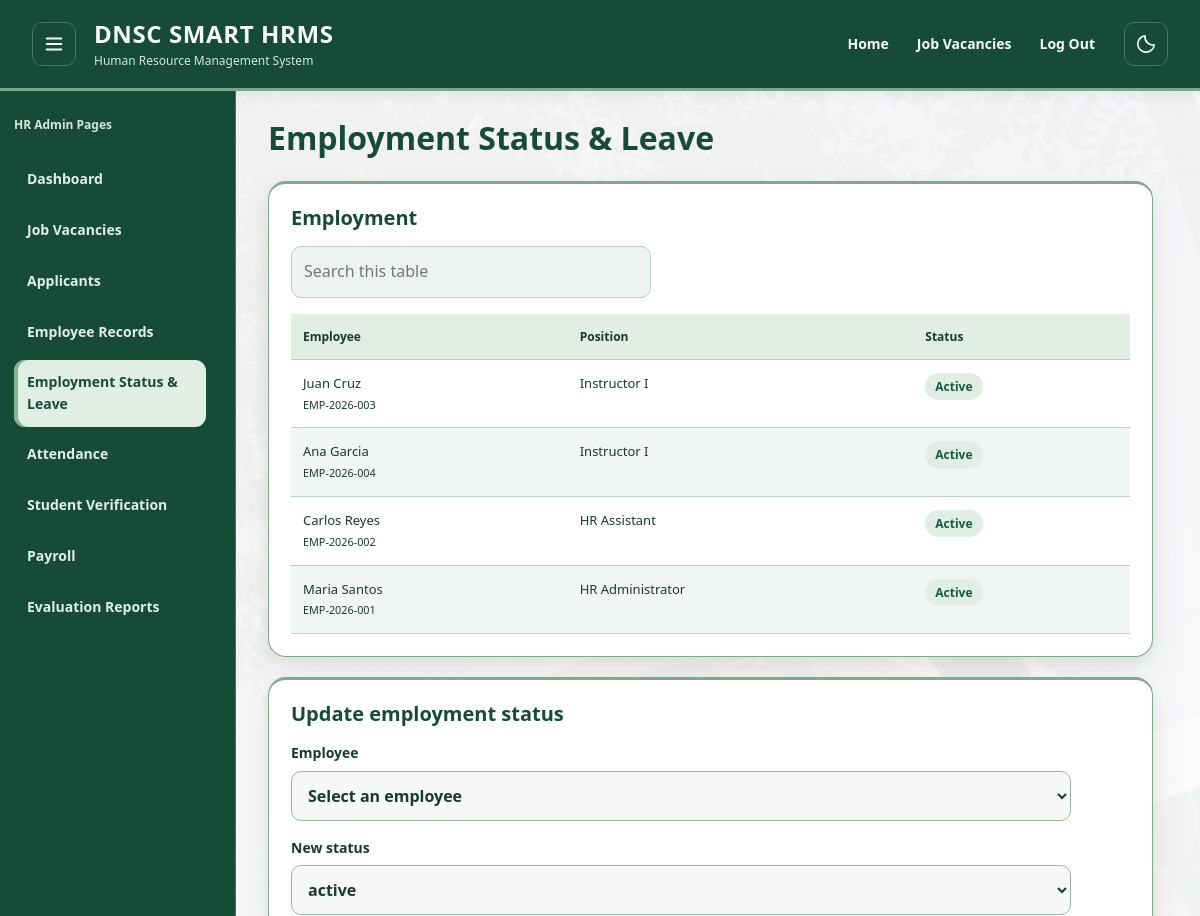
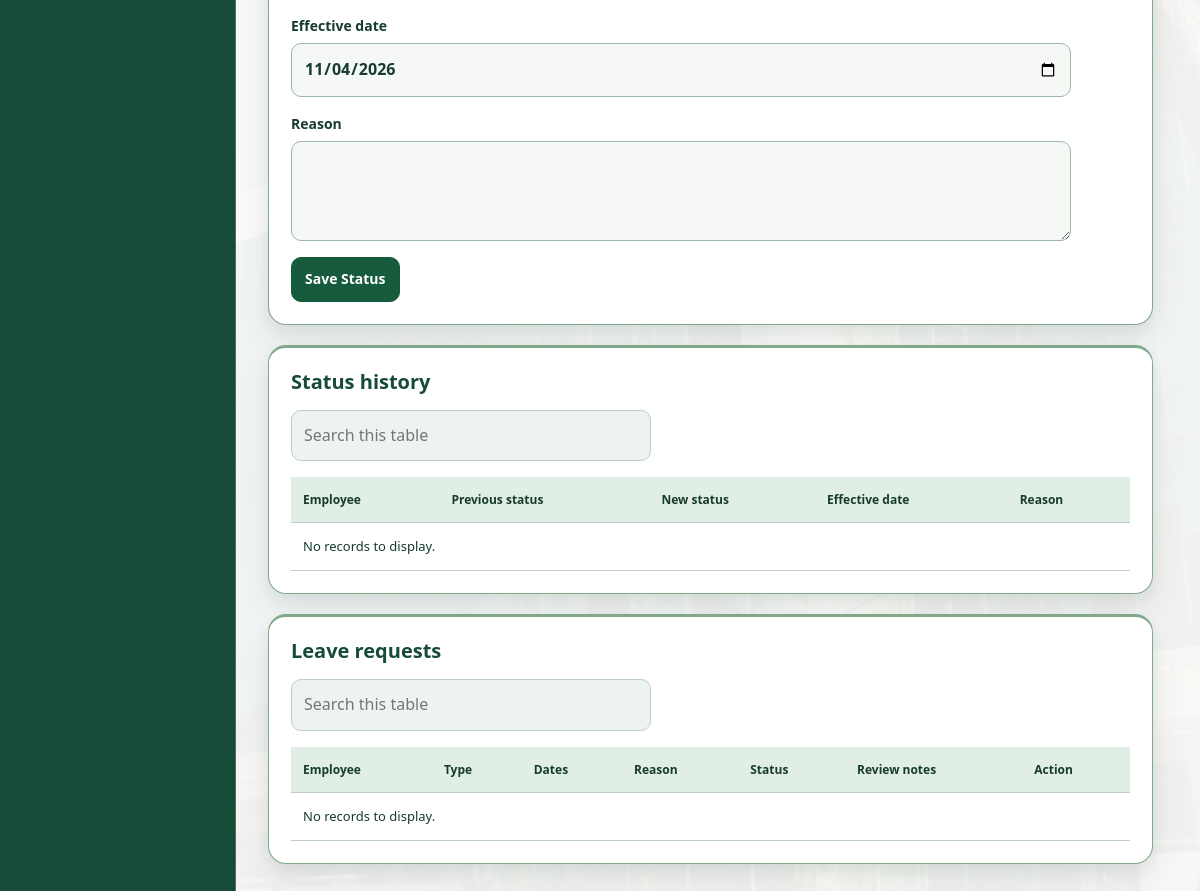
The page /hr-admin/HR_Admin_Employee_Status.php (signed in) on the database its author committed (2 pictures, top to bottom).
### tables this page shows
CREATE TABLE `employees` (
  `id` bigint(20) NOT NULL,
  `user_id` bigint(20) NOT NULL,
  `employee_number` varchar(30) NOT NULL,
  `rfid_card_number` varchar(50) DEFAULT NULL,
  `first_name` varchar(50) NOT NULL,
  `middle_name` varchar(50) DEFAULT NULL,
  `last_name` varchar(50) NOT NULL,
  `department_id` bigint(20) NOT NULL,
  `position_title` varchar(100) NOT NULL,
  `is_faculty` tinyint(1) DEFAULT 1,
  `date_hired` date NOT NULL,
  `current_status` enum('active','on_leave','resigned','terminated') DEFAULT 'active',
  `created_at` timestamp NOT NULL DEFAULT current_timestamp(),
  `updated_at` timestamp NOT NULL DEFAULT current_timestamp() ON UPDATE current_timestamp()
);

### hr-admin/HR_Admin_Employee_Status.php (the view, shortened to what this page needs)
<?php
$pdo = db();
function e($v): string
{
  return htmlspecialchars((string)$v, ENT_QUOTES, 'UTF-8');
}
function status_text(?string $s): string
{
  return $s === null || $s === '' ? '—' : ucfirst(str_replace('_', ' ', $s));
}
$form = [
  'employee_id'    => '',
  'status'         => 'active',
  'effective_date' => date('Y-m-d'),
  'reason'         => '',
];
$employees = $pdo->query(
  'SELECT id, employee_number, first_name, last_name, position_title, current_status
       FROM employees ORDER BY last_name, first_name'
)->fetchAll();
$histories = $pdo->query(
  'SELECT h.*, e.first_name, e.last_name
       FROM employee_status_histories h
       JOIN employees e ON e.id = h.employee_id
      ORDER BY h.effective_date DESC, h.id DESC'
)->fetchAll();
$leaves = $pdo->query(
  'SELECT l.*, e.first_name, e.last_name, e.employee_number
       FROM leave_requests l
       JOIN employees e ON e.id = l.employee_id
      ORDER BY (l.status = \'pending\') DESC, l.created_at DESC, l.id DESC'
)->fetchAll();
?>
<!doctype html>
<html lang="en" data-theme="light" data-ready="true">
<head>
  <link rel="stylesheet" href="../assets/navigation.css">
  <link rel="stylesheet" href="../assets/light-theme.css?v=20261028-unified-employee">
</head>
<body class="sidebar-shell">
  <header class="hrms-header has-sidebar-menu"><button type="button" class="hrms-menu icon-button" id="menu-toggle" aria-controls="portal-sidebar" aria-expanded="true" aria-label="Collapse navigation" title="Collapse navigation"><svg viewBox="0 0 24 24" width="22" height="22" fill="none" stroke="currentColor" stroke-width="2" stroke-linecap="round" aria-hidden="true">
        <path d="M4 6h16M4 12h16M4 18h16" />
      </svg></button><a class="hrms-brand" href="../index.html"><strong>DNSC SMART HRMS</strong><span>Human Resource Management System</span></a>
    <nav class="hrms-public-nav" aria-label="Main navigation"><a href="../index.html">Home</a><a href="../job-vacancies.html">Job Vacancies</a><a href="../authentication/logout.php" aria-label="Log out and return to sign in">Log Out</a></nav><button type="button" class="icon-button" id="theme-mode" aria-label="Switch to dark mode"></button>
  </header>
  <div class="demo-layout hrms-layout">
    <aside class="demo-sidebar hrms-sidebar" id="portal-sidebar">
      <p class="account-name">HR Admin Pages</p>
      <nav aria-label="Section navigation"><a href="HR_Admin_Dashboard.php">Dashboard</a><a href="HR_Admin_Job_Vacancies.php">Job Vacancies</a><a href="HR_Admin_Applicant_Management.php">Applicants</a><a href="HR_Admin_Employee_Records.php">Employee Records</a><a href="HR_Admin_Employee_Status.php" aria-current="page">Employment Status &amp; Leave</a><a href="HR_Admin_Attendance_Management.php">Attendance</a><a href="HR_Admin_Student_Verification.php">Student Verification</a><a href="HR_Admin_Payroll.php">Payroll</a><a href="HR_Admin_Evaluation_Reports.php">Evaluation Reports</a></nav>
    </aside>
    <main class="demo-main" id="main-content">
      <header class="demo-heading">
        <h1>Employment Status &amp; Leave</h1>
      </header>
      <section class="demo-panel">
        <h2>Employment</h2>
        <div class="demo-table-wrap">
          <table>
            <thead>
              <tr>
                <th scope="col">Employee</th>
                <th scope="col">Position</th>
                <th scope="col">Status</th>
              </tr>
            </thead>
            <tbody>
              <?php foreach ($employees as $emp): ?>
                <tr>
                  <td>
                    <div><?= e($emp['first_name'] . ' ' . $emp['last_name']) ?></div>
                    <div><small><?= e($emp['employee_number']) ?></small></div>
                  </td>
                  <td><?= e($emp['position_title']) ?></td>
                  <td><span class="demo-badge"><?= e(status_text($emp['current_status'])) ?></span></td>
                </tr>
              <?php endforeach; ?>
            </tbody>
          </table>
        </div>
      </section>
      <section class="demo-panel">
        <h2>Update employment status</h2>
        <form class="demo-form" method="post" action="<?= e(basename(__FILE__)) ?>" aria-label="Form details"><label>Employee<select name="employee_id" required>
              <option value="" <?= $form['employee_id'] === '' ? ' selected' : '' ?>>Select an employee</option>
            </select></label><label>New status<select name="status" required>
              <?php foreach (STATUSES as $s): ?>
                <option value="<?= e($s) ?>" <?= $form['status'] === $s ? ' selected' : '' ?>><?= e($s) ?></option>
              <?php endforeach; ?>
            </select></label><label>Effective date<input name="effective_date" type="date" value="<?= e($form['effective_date']) ?>" required></label><label>Reason<textarea name="reason" required maxlength="30000"><?= e($form['reason']) ?></textarea></label>
          <div><button class="demo-button primary" type="submit">Save Status</button></div>
        </form>
      </section>
      <section class="demo-panel">
        <h2>Status history</h2>
        <div class="demo-table-wrap">
          <table>
            <thead>
              <tr>
                <th scope="col">Employee</th>
                <th scope="col">Previous status</th>
                <th scope="col">New status</th>
                <th scope="col">Effective date</th>
                <th scope="col">Reason</th>
              </tr>
            </thead>
            <tbody>
              <?php if (!$histories): ?>
                <tr>
                  <td colspan="5">No records to display.</td>
                </tr>
              <?php endif; ?>
            </tbody>
          </table>
        </div>
      </section>
      <section class="demo-panel">
        <h2>Leave requests</h2>
        <div class="demo-table-wrap">
          <table>
            <thead>
              <tr>
                <th scope="col">Employee</th>
                <th scope="col">Type</th>
                <th scope="col">Dates</th>
                <th scope="col">Reason</th>
                <th scope="col">Status</th>
                <th scope="col">Review notes</th>
                <th scope="col">Action</th>
              </tr>
            </thead>
            <tbody>
              <?php if (!$leaves): ?>
                <tr>
                  <td colspan="7">No records to display.</td>
                </tr>
              <?php endif; ?>
            </tbody>
          </table>
        </div>
      </section>
    </main>
  </div>
</body>
</html>

### assets/navigation.css (style rules this page uses)
html:has(body.sidebar-shell) { height:100%;overflow:hidden }
body.sidebar-shell { height:100vh;height:100dvh;min-height:0;margin:0;padding:0;display:flex;flex-direction:column;overflow:hidden;font-family:'DM Sans','Segoe UI',sans-serif!important;font-size:14px!important;font-weight:400;line-height:1.6!important }
body.sidebar-shell>header.hrms-header { flex:none;display:grid;grid-template-columns:44px minmax(180px,1fr) auto 44px;align-items:center;gap:18px;width:100%;margin:0;padding:18px 32px;border-bottom:1px solid var(--line);font-family:'DM Sans','Segoe UI',sans-serif;font-size:14px;line-height:1.6 }
body.sidebar-shell>header.hrms-header #menu-toggle { grid-column:1;grid-row:1;order:0;margin:0!important }
body.sidebar-shell>header.hrms-header .hrms-brand { grid-column:2;grid-row:1;margin:0!important;width:auto;min-width:0;gap:3px }
body.sidebar-shell>header.hrms-header .hrms-brand strong { font-family:Outfit,'Segoe UI',sans-serif!important;font-size:24px!important;font-weight:700;line-height:1.35;letter-spacing:.025em }
body.sidebar-shell>header.hrms-header .hrms-brand span { font-family:'DM Sans','Segoe UI',sans-serif;font-size:12px!important;line-height:1.35;letter-spacing:normal }
body.sidebar-shell>header.hrms-header .hrms-public-nav { grid-column:3;grid-row:1;order:0;width:auto;gap:6px;flex-wrap:nowrap;margin:0;align-items:center }
body.sidebar-shell>header.hrms-header .hrms-public-nav a { display:inline-flex;align-items:center;justify-content:center;min-height:44px;margin:0;padding:8px 10px;border:1px solid transparent;border-radius:9px;background:transparent;font-family:'DM Sans','Segoe UI',sans-serif;font-size:14px;line-height:1.6;font-weight:600;text-decoration:none;transform:none!important;transition:background-color .5s ease-in-out,color .5s ease-in-out }
body.sidebar-shell>header.hrms-header #theme-mode { grid-column:4;grid-row:1;display:grid;place-items:center;width:44px;height:44px;min-width:44px;padding:0;margin:0!important;flex:none }
body.sidebar-shell>.hrms-layout { flex:1 1 auto;width:100%;min-height:0!important;height:0;overflow:hidden;align-items:stretch;transition:none!important }
body.sidebar-shell>.hrms-layout>.hrms-sidebar { height:100%;max-height:none;padding:24px 14px;overflow-x:hidden;overflow-y:auto;scrollbar-gutter:stable;border-right:1px solid var(--line);font-family:'DM Sans','Segoe UI',sans-serif!important;font-size:14px!important;line-height:1.6!important;transition:background-color .5s ease-in-out,color .5s ease-in-out,border-color .5s ease-in-out!important }
body.sidebar-shell .hrms-sidebar .account-name { min-width:0;margin:0 0 22px;font-size:12px;font-weight:400;line-height:1.6;overflow-wrap:anywhere }
body.sidebar-shell .hrms-sidebar nav { min-width:0;display:grid;gap:5px;padding:0;margin:0 }
body.sidebar-shell .hrms-sidebar nav a { display:flex;align-items:center;box-sizing:border-box;width:100%;min-height:46px;margin:0;padding:11px 13px;border:0;border-radius:11px;font-family:'DM Sans','Segoe UI',sans-serif!important;font-size:14px!important;font-weight:600!important;line-height:1.6!important;letter-spacing:normal;text-decoration:none;transform:none!important;transition:background-color .5s ease-in-out,color .5s ease-in-out }
body.sidebar-shell .hrms-sidebar nav a[aria-current] { background:var(--slot-bg);color:var(--blue);box-shadow:inset 3px 0 0 var(--blue) }
body.sidebar-shell>.hrms-layout>#main-content { width:100%;height:100%;min-width:0;min-height:0;max-width:none!important;margin:0!important;padding:28px 32px!important;overflow-x:hidden;overflow-y:auto;overscroll-behavior:contain;scrollbar-gutter:stable;font-family:'DM Sans','Segoe UI',sans-serif!important;font-size:14px;line-height:1.6 }
body.sidebar-shell #main-content h1 { font-family:Outfit,'Segoe UI',sans-serif!important;font-size:32px!important;font-weight:700!important;line-height:1.2!important;letter-spacing:normal;margin:0 0 8px }
body.sidebar-shell #main-content h2 { font-family:Outfit,'Segoe UI',sans-serif!important;font-size:20px!important;line-height:1.2!important;font-weight:600!important }
body.sidebar-shell #main-content table { font-family:'DM Sans','Segoe UI',sans-serif;font-size:13px;line-height:1.6 }

### rows shown on the page
employees: first_name+last_name "Juan Cruz", employee_number "EMP-2026-003", position_title "Instructor I", current_status "Active"
employees: first_name+last_name "Ana Garcia", employee_number "EMP-2026-004", position_title "Instructor I", current_status "Active"
employees: first_name+last_name "Carlos Reyes", employee_number "EMP-2026-002", position_title "HR Assistant", current_status "Active"
employees: first_name+last_name "Maria Santos", employee_number "EMP-2026-001", position_title "HR Administrator", current_status "Active"

### other values the page prints
form field status "active"
